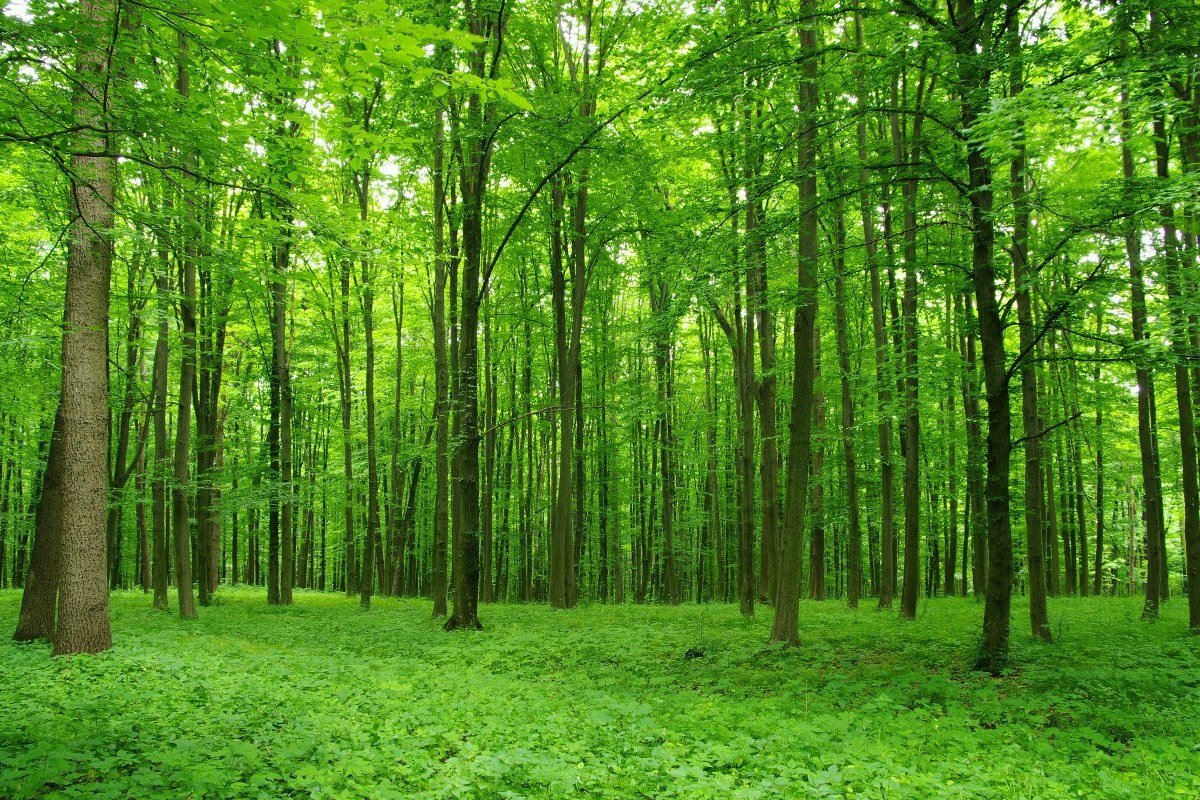
#> input picture pics/task2/forest.jpg, 1200 x 800 px, found by its file name
$ python task2.py
#> lines starting #> are read from the running program, lines starting #| are printed output that depends on the picture
import cv2 as cv
# mush[:,:,3]

def f(x):
    return x/100

path = "pics\\task2\\"

forest = cv.imread(path+"forest.jpg", cv.IMREAD_UNCHANGED)
#> forest is the input picture: shape (800, 1200, 3); mean B, G, R 33.9, 133.3, 80.9
mush = cv.imread(path+"mush.png", cv.IMREAD_UNCHANGED)
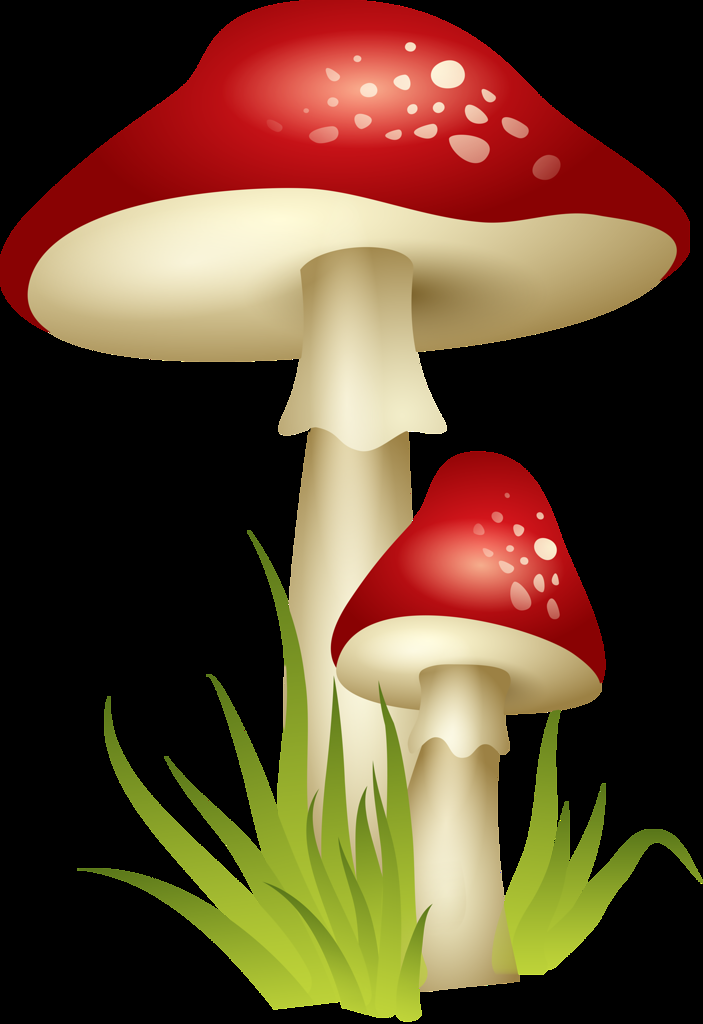
#> input picture pics/task2/mush.png, 703 x 1024 px, found by its file name
#> mush is the input picture: shape (1024, 703, 4); mean B, G, R, A 45.7, 69.6, 94.6, 120.4

forest = cv.resize(forest, (int(forest.shape[1]*0.75), int(forest.shape[0]*0.75)), cv.INTER_CUBIC)
#> forest: shape (600, 900, 3)
mush = cv.resize(mush, (int(mush.shape[1]*0.08), int(mush.shape[0]*0.08)), cv.INTER_CUBIC)
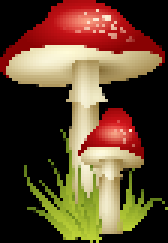
#> mush: shape (81, 56, 4) (shown 3 times larger); mean B, G, R, A 45.8, 69.5, 94.6, 120.4

cv.namedWindow("settings")
cv.createTrackbar('alpha', 'settings', 0, 1000, f)
cv.createTrackbar('beta', 'settings', 0, 1000, f)
cv.createTrackbar('gamma', 'settings', 0, 1000, f)

channels = cv.split(mush)
mush_3 = cv.merge((channels[0], channels[1], channels[2]))

point = (250, 460)
r, c, s = mush_3.shape
#> r = 81; c = 56; s = 3

part = forest[point[1]:point[1]+r,
              point[0]:point[0]+c]
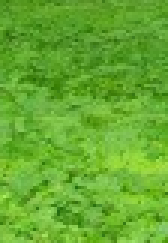
#> part: shape (81, 56, 3) (shown 3 times larger); mean B, G, R 47.6, 171.1, 101.8

total = cv.addWeighted(part, 0.5, mush_3, 0.5, 0.5)
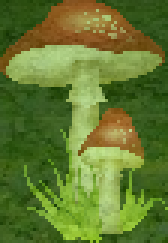
#> total: shape (81, 56, 3) (shown 3 times larger); mean B, G, R 47.2, 120.8, 98.7
forest[point[1]:point[1]+r, point[0]:point[0]+c] = total
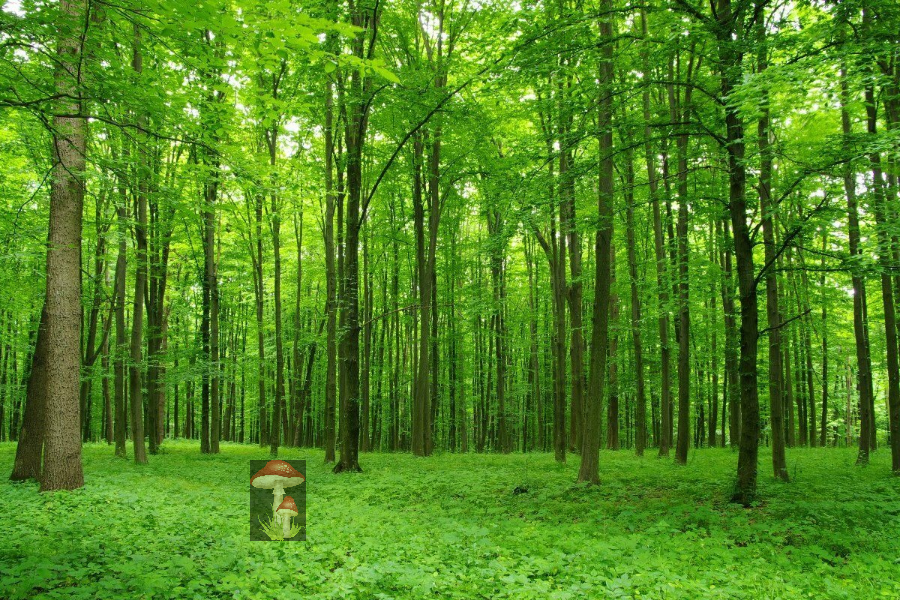
#> forest: shape (600, 900, 3); mean B, G, R 33.8, 132.8, 80.7

cv.imshow("out", forest)

cv.waitKey(0)
cv.destroyAllWindows()
